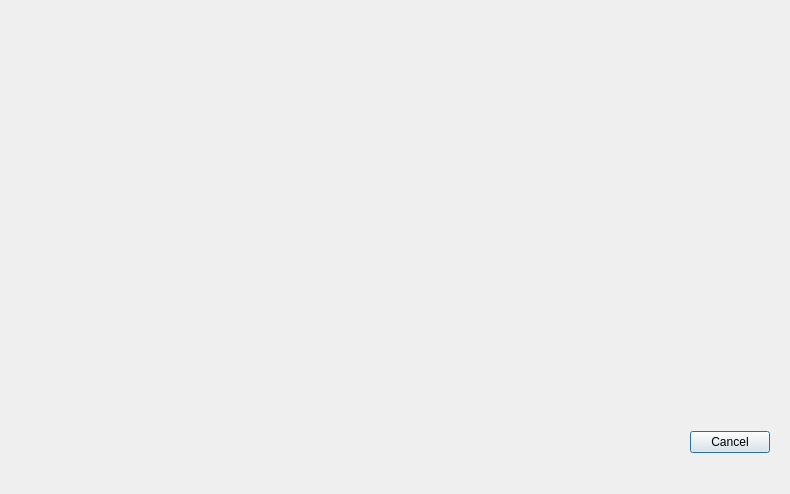
<?xml version="1.0" encoding="UTF-8"?>
<ui version="4.0">
 <class>DialogPickFamiPalette</class>
 <widget class="QDialog" name="DialogPickFamiPalette">
  <property name="geometry">
   <rect>
    <x>0</x>
    <y>0</y>
    <width>786</width>
    <height>490</height>
   </rect>
  </property>
  <property name="windowTitle">
   <string>Color Pick</string>
  </property>
  <layout class="QVBoxLayout" name="verticalLayout" stretch="1,0">
   <item>
    <widget class="QWidget" name="widget" native="true">
     <layout class="QVBoxLayout" name="verticalLayout_2">
      <property name="spacing">
       <number>0</number>
      </property>
      <property name="margin">
       <number>0</number>
      </property>
      <item>
       <spacer name="verticalSpacer">
        <property name="orientation">
         <enum>Qt::Vertical</enum>
        </property>
        <property name="sizeHint" stdset="0">
         <size>
          <width>20</width>
          <height>0</height>
         </size>
        </property>
       </spacer>
      </item>
      <item>
       <widget class="QWidget" name="widget_3" native="true">
        <layout class="QHBoxLayout" name="horizontalLayout_2">
         <property name="margin">
          <number>0</number>
         </property>
         <item>
          <widget class="QLabel" name="label_palette">
           <property name="minimumSize">
            <size>
             <width>768</width>
             <height>384</height>
            </size>
           </property>
           <property name="maximumSize">
            <size>
             <width>768</width>
             <height>384</height>
            </size>
           </property>
           <property name="text">
            <string/>
           </property>
          </widget>
         </item>
        </layout>
       </widget>
      </item>
      <item>
       <spacer name="verticalSpacer_2">
        <property name="orientation">
         <enum>Qt::Vertical</enum>
        </property>
        <property name="sizeHint" stdset="0">
         <size>
          <width>20</width>
          <height>0</height>
         </size>
        </property>
       </spacer>
      </item>
     </layout>
    </widget>
   </item>
   <item>
    <widget class="QWidget" name="widget_2" native="true">
     <layout class="QHBoxLayout" name="horizontalLayout">
      <item>
       <widget class="QLabel" name="label_palette_sample">
        <property name="minimumSize">
         <size>
          <width>512</width>
          <height>64</height>
         </size>
        </property>
        <property name="maximumSize">
         <size>
          <width>16777215</width>
          <height>64</height>
         </size>
        </property>
        <property name="text">
         <string/>
        </property>
       </widget>
      </item>
      <item>
       <widget class="QLabel" name="label_color_code">
        <property name="text">
         <string/>
        </property>
       </widget>
      </item>
      <item>
       <spacer name="horizontalSpacer">
        <property name="orientation">
         <enum>Qt::Horizontal</enum>
        </property>
        <property name="sizeHint" stdset="0">
         <size>
          <width>142</width>
          <height>20</height>
         </size>
        </property>
       </spacer>
      </item>
      <item>
       <widget class="QPushButton" name="btn_cancel">
        <property name="text">
         <string>Cancel</string>
        </property>
       </widget>
      </item>
     </layout>
    </widget>
   </item>
  </layout>
 </widget>
 <resources/>
 <connections/>
</ui>
